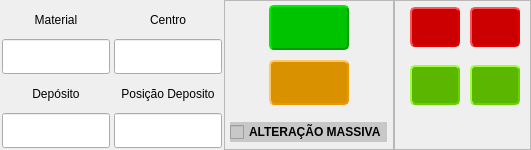
                      <widget class="QWidget" name="widget_11" native="true">
                       <property name="sizePolicy">
                        <sizepolicy hsizetype="Preferred" vsizetype="Expanding">
                         <horstretch>0</horstretch>
                         <verstretch>0</verstretch>
                        </sizepolicy>
                       </property>
                       <property name="minimumSize">
                        <size>
                         <width>0</width>
                         <height>150</height>
                        </size>
                       </property>
                       <property name="maximumSize">
                        <size>
                         <width>16777215</width>
                         <height>150</height>
                        </size>
                       </property>
                       <property name="styleSheet">
                        <string notr="true"/>
                       </property>
                       <layout class="QGridLayout" name="gridLayout_4">
                        <property name="leftMargin">
                         <number>0</number>
                        </property>
                        <property name="topMargin">
                         <number>0</number>
                        </property>
                        <property name="rightMargin">
                         <number>0</number>
                        </property>
                        <property name="bottomMargin">
                         <number>0</number>
                        </property>
                        <property name="spacing">
                         <number>0</number>
                        </property>
                        <item row="0" column="2" alignment="Qt::AlignHCenter">
                         <widget class="QFrame" name="frame_19">
                          <property name="frameShape">
                           <enum>QFrame::StyledPanel</enum>
                          </property>
                          <property name="frameShadow">
                           <enum>QFrame::Raised</enum>
                          </property>
                          <layout class="QGridLayout" name="gridLayout">
                           <property name="leftMargin">
                            <number>15</number>
                           </property>
                           <property name="topMargin">
                            <number>4</number>
                           </property>
                           <property name="rightMargin">
                            <number>10</number>
                           </property>
                           <property name="bottomMargin">
                            <number>41</number>
                           </property>
                           <property name="horizontalSpacing">
                            <number>10</number>
                           </property>
                           <property name="verticalSpacing">
                            <number>16</number>
                           </property>
                           <item row="2" column="1">
                            <widget class="QPushButton" name="alt_loc_btn_exp_excel">
                             <property name="sizePolicy">
                              <sizepolicy hsizetype="Expanding" vsizetype="Expanding">
                               <horstretch>0</horstretch>
                               <verstretch>0</verstretch>
                              </sizepolicy>
                             </property>
                             <property name="minimumSize">
                              <size>
                               <width>50</width>
                               <height>40</height>
                              </size>
                             </property>
                             <property name="maximumSize">
                              <size>
                               <width>50</width>
                               <height>40</height>
                              </size>
                             </property>
                             <property name="font">
                              <font>
                               <pointsize>-1</pointsize>
                               <italic>false</italic>
                               <bold>true</bold>
                              </font>
                             </property>
                             <property name="cursor">
                              <cursorShape>PointingHandCursor</cursorShape>
                             </property>
                             <property name="toolTip">
                              <string>&lt;html&gt;&lt;head/&gt;&lt;body&gt;&lt;p&gt;Exportar Excel &lt;span style=&quot; color:#e30000;&quot;&gt;(Ctrl+Alt+e)&lt;/span&gt;&lt;/p&gt;&lt;/body&gt;&lt;/html&gt;</string>
                             </property>
                             <property name="layoutDirection">
                              <enum>Qt::RightToLeft</enum>
                             </property>
                             <property name="styleSheet">
                              <string notr="true">#alt_loc_btn_exp_excel{	
	background-color: rgb(91, 182, 0);
    border-style: outset;
    border-width: 2px;
    border-radius: 5px; 
    border-color: rgb(105, 209, 0);
    font: bold 14px;		
	text-align: center;
	color: rgb(255, 255, 255);
}
#alt_loc_btn_exp_excel::hover {
    background-color: rgb(105, 209, 0);
    border-style: inset;
}
#alt_loc_btn_exp_excel::pressed {
    background-color: rgb(105, 209, 0);
    border-style: inset;
}

</string>
                             </property>
                             <property name="text">
                              <string/>
                             </property>
                             <property name="icon">
                              <iconset resource="../assets/icons/icons_alt_regras.qrc">
                               <normaloff>:/assets.icons_alt_regras/export-excel.png</normaloff>:/assets.icons_alt_regras/export-excel.png</iconset>
                             </property>
                             <property name="iconSize">
                              <size>
                               <width>30</width>
                               <height>30</height>
                              </size>
                             </property>
                            </widget>
                           </item>
                           <item row="2" column="0">
                            <widget class="QPushButton" name="alt_loc_btn_imp_excel">
                             <property name="minimumSize">
                              <size>
                               <width>50</width>
                               <height>40</height>
                              </size>
                             </property>
                             <property name="maximumSize">
                              <size>
                               <width>50</width>
                               <height>40</height>
                              </size>
                             </property>
                             <property name="font">
                              <font>
                               <pointsize>-1</pointsize>
                               <italic>false</italic>
                               <bold>true</bold>
                              </font>
                             </property>
                             <property name="cursor">
                              <cursorShape>PointingHandCursor</cursorShape>
                             </property>
                             <property name="toolTip">
                              <string>&lt;html&gt;&lt;head/&gt;&lt;body&gt;&lt;p&gt;Importar Excel&lt;span style=&quot; color:#e30000;&quot;&gt; (Ctrl+e)&lt;/span&gt;&lt;/p&gt;&lt;/body&gt;&lt;/html&gt;</string>
                             </property>
                             <property name="styleSheet">
                              <string notr="true">#alt_loc_btn_imp_excel{	
	background-color: rgb(91, 182, 0);
    border-style: outset;
    border-width: 2px;
    border-radius: 5px; 
    border-color: rgb(105, 209, 0);
    font: bold 14px;		
	text-align: center;
	color: rgb(255, 255, 255);
}
#alt_loc_btn_imp_excel::hover {
    background-color: rgb(105, 209, 0);
    border-style: inset;
}
#alt_loc_btn_imp_excel::pressed {
    background-color: rgb(105, 209, 0);
    border-style: inset;
}

</string>
                             </property>
                             <property name="text">
                              <string/>
                             </property>
                             <property name="icon">
                              <iconset resource="../assets/icons/icons_alt_regras.qrc">
                               <normaloff>:/assets.icons_alt_regras/ms-excel.png</normaloff>:/assets.icons_alt_regras/ms-excel.png</iconset>
                             </property>
                             <property name="iconSize">
                              <size>
                               <width>30</width>
                               <height>30</height>
                              </size>
                             </property>
                            </widget>
                           </item>
                           <item row="0" column="0">
                            <widget class="QPushButton" name="alt_loc_btn_excluir_linha">
                             <property name="minimumSize">
                              <size>
                               <width>50</width>
                               <height>40</height>
                              </size>
                             </property>
                             <property name="maximumSize">
                              <size>
                               <width>50</width>
                               <height>40</height>
                              </size>
                             </property>
                             <property name="font">
                              <font>
                               <pointsize>-1</pointsize>
                               <italic>false</italic>
                               <bold>true</bold>
                              </font>
                             </property>
                             <property name="cursor">
                              <cursorShape>PointingHandCursor</cursorShape>
                             </property>
                             <property name="toolTip">
                              <string>&lt;html&gt;&lt;head/&gt;&lt;body&gt;&lt;p&gt;Excluir Linha &lt;span style=&quot; color:#e30000;&quot;&gt;(Ctrl+-)&lt;/span&gt;&lt;/p&gt;&lt;/body&gt;&lt;/html&gt;</string>
                             </property>
                             <property name="styleSheet">
                              <string notr="true">#alt_loc_btn_excluir_linha{	
	background-color: rgb(204, 0, 0);
    border-style: outset;
    border-width: 2px;
    border-radius: 5px; 
    border-color: rgb(227, 0, 0);
    font: bold 14px;		
	text-align: center;
	color: rgb(255, 255, 255);
}
#alt_loc_btn_excluir_linha::hover {
    background-color: rgb(165, 0, 0);
    border-style: inset;
}
#alt_loc_btn_excluir_linha::pressed {
    background-color: rgb(165, 0, 0);
    border-style: inset;
}</string>
                             </property>
                             <property name="text">
                              <string/>
                             </property>
                             <property name="icon">
                              <iconset resource="../assets/icons/icons_alt_regras.qrc">
                               <normaloff>:/assets.icons_alt_regras/limpar-símbolo-60.png</normaloff>:/assets.icons_alt_regras/limpar-símbolo-60.png</iconset>
                             </property>
                             <property name="iconSize">
                              <size>
                               <width>30</width>
                               <height>30</height>
                              </size>
                             </property>
                            </widget>
                           </item>
                           <item row="0" column="1">
                            <widget class="QPushButton" name="alt_loc_btn_limpar_dados">
                             <property name="minimumSize">
                              <size>
                               <width>50</width>
                               <height>40</height>
                              </size>
                             </property>
                             <property name="maximumSize">
                              <size>
                               <width>50</width>
                               <height>40</height>
                              </size>
                             </property>
                             <property name="font">
                              <font>
                               <pointsize>-1</pointsize>
                               <italic>false</italic>
                               <bold>true</bold>
                              </font>
                             </property>
                             <property name="cursor">
                              <cursorShape>PointingHandCursor</cursorShape>
                             </property>
                             <property name="toolTip">
                              <string>&lt;html&gt;&lt;head/&gt;&lt;body&gt;&lt;p&gt;Limpar Lista Materiais &lt;span style=&quot; color:#e30000;&quot;&gt;(Ctrl+del)&lt;/span&gt;&lt;/p&gt;&lt;/body&gt;&lt;/html&gt;</string>
                             </property>
                             <property name="styleSheet">
                              <string notr="true">#alt_loc_btn_limpar_dados{	
	background-color: rgb(204, 0, 0);
    border-style: outset;
    border-width: 2px;
    border-radius: 5px; 
    border-color: rgb(227, 0, 0);
    font: bold 14px;		
	text-align: center;
	color: rgb(255, 255, 255);
}
#alt_loc_btn_limpar_dados::hover {
    background-color: rgb(165, 0, 0);
    border-style: inset;
}
#alt_loc_btn_limpar_dados::pressed {
    background-color: rgb(165, 0, 0);
    border-style: inset;
}</string>
                             </property>
                             <property name="text">
                              <string/>
                             </property>
                             <property name="icon">
                              <iconset resource="../assets/icons/icons_alt_regras.qrc">
                               <normaloff>:/assets.icons_alt_regras/icons8-apagar-para-sempre-64.png</normaloff>:/assets.icons_alt_regras/icons8-apagar-para-sempre-64.png</iconset>
                             </property>
                             <property name="iconSize">
                              <size>
                               <width>30</width>
                               <height>30</height>
                              </size>
                             </property>
                            </widget>
                           </item>
                          </layout>
                         </widget>
                        </item>
                        <item row="0" column="0">
                         <widget class="QWidget" name="widget" native="true">
                          <property name="sizePolicy">
                           <sizepolicy hsizetype="Preferred" vsizetype="Expanding">
                            <horstretch>0</horstretch>
                            <verstretch>0</verstretch>
                           </sizepolicy>
                          </property>
                          <property name="minimumSize">
                           <size>
                            <width>0</width>
                            <height>0</height>
                           </size>
                          </property>
                          <property name="maximumSize">
                           <size>
                            <width>16777215</width>
                            <height>16777215</height>
                           </size>
                          </property>
                          <property name="styleSheet">
                           <string notr="true"/>
                          </property>
                          <layout class="QGridLayout" name="gridLayout_2" rowstretch="0,0,0,0,0,0,0,0" columnstretch="0,0">
                           <property name="leftMargin">
                            <number>2</number>
                           </property>
                           <property name="topMargin">
                            <number>2</number>
                           </property>
                           <property name="rightMargin">
                            <number>2</number>
                           </property>
                           <property name="bottomMargin">
                            <number>2</number>
                           </property>
                           <property name="horizontalSpacing">
                            <number>4</number>
                           </property>
                           <property name="verticalSpacing">
                            <number>2</number>
                           </property>
                           <item row="0" column="1">
                            <widget class="QLabel" name="label_7">
                             <property name="minimumSize">
                              <size>
                               <width>0</width>
                               <height>30</height>
                              </size>
                             </property>
                             <property name="text">
                              <string>Centro</string>
                             </property>
                             <property name="alignment">
                              <set>Qt::AlignCenter</set>
                             </property>
                             <property name="wordWrap">
                              <bool>false</bool>
                             </property>
                            </widget>
                           </item>
                           <item row="2" column="0">
                            <widget class="QLabel" name="label_12">
                             <property name="minimumSize">
                              <size>
                               <width>0</width>
                               <height>30</height>
                              </size>
                             </property>
                             <property name="text">
                              <string>Depósito</string>
                             </property>
                             <property name="alignment">
                              <set>Qt::AlignCenter</set>
                             </property>
                             <property name="wordWrap">
                              <bool>false</bool>
                             </property>
                            </widget>
                           </item>
                           <item row="0" column="0">
                            <widget class="QLabel" name="label_4">
                             <property name="minimumSize">
                              <size>
                               <width>0</width>
                               <height>30</height>
                              </size>
                             </property>
                             <property name="text">
                              <string>Material</string>
                             </property>
                             <property name="alignment">
                              <set>Qt::AlignCenter</set>
                             </property>
                             <property name="wordWrap">
                              <bool>false</bool>
                             </property>
                            </widget>
                           </item>
                           <item row="1" column="1" alignment="Qt::AlignTop">
                            <widget class="QLineEdit" name="alt_loc_txt_cen">
                             <property name="minimumSize">
                              <size>
                               <width>80</width>
                               <height>35</height>
                              </size>
                             </property>
                             <property name="maximumSize">
                              <size>
                               <width>16777215</width>
                               <height>35</height>
                              </size>
                             </property>
                             <property name="maxLength">
                              <number>4</number>
                             </property>
                            </widget>
                           </item>
                           <item row="1" column="0" alignment="Qt::AlignTop">
                            <widget class="QLineEdit" name="alt_loc_txt_mat">
                             <property name="minimumSize">
                              <size>
                               <width>80</width>
                               <height>35</height>
                              </size>
                             </property>
                             <property name="maximumSize">
                              <size>
                               <width>16777215</width>
                               <height>35</height>
                              </size>
                             </property>
                             <property name="maxLength">
                              <number>8</number>
                             </property>
                            </widget>
                           </item>
                           <item row="2" column="1">
                            <widget class="QLabel" name="label_10">
                             <property name="minimumSize">
                              <size>
                               <width>0</width>
                               <height>30</height>
                              </size>
                             </property>
                             <property name="text">
                              <string>Posição Deposito</string>
                             </property>
                             <property name="alignment">
                              <set>Qt::AlignCenter</set>
                             </property>
                             <property name="wordWrap">
                              <bool>false</bool>
                             </property>
                            </widget>
                           </item>
                           <item row="7" column="1">
                            <widget class="QLineEdit" name="alt_loc_txt_pos_local">
                             <property name="minimumSize">
                              <size>
                               <width>80</width>
                               <height>35</height>
                              </size>
                             </property>
                             <property name="maximumSize">
                              <size>
                               <width>16777215</width>
                               <height>35</height>
                              </size>
                             </property>
                             <property name="maxLength">
                              <number>10</number>
                             </property>
                            </widget>
                           </item>
                           <item row="7" column="0">
                            <widget class="QLineEdit" name="alt_loc_txt_dep">
                             <property name="minimumSize">
                              <size>
                               <width>80</width>
                               <height>35</height>
                              </size>
                             </property>
                             <property name="maximumSize">
                              <size>
                               <width>16777215</width>
                               <height>35</height>
                              </size>
                             </property>
                             <property name="maxLength">
                              <number>4</number>
                             </property>
                            </widget>
                           </item>
                          </layout>
                         </widget>
                        </item>
                        <item row="0" column="1">
                         <widget class="QFrame" name="frame_4">
                          <property name="minimumSize">
                           <size>
                            <width>170</width>
                            <height>0</height>
                           </size>
                          </property>
                          <property name="styleSheet">
                           <string notr="true"/>
                          </property>
                          <property name="frameShape">
                           <enum>QFrame::StyledPanel</enum>
                          </property>
                          <property name="frameShadow">
                           <enum>QFrame::Raised</enum>
                          </property>
                          <layout class="QGridLayout" name="gridLayout_6">
                           <property name="leftMargin">
                            <number>0</number>
                           </property>
                           <property name="topMargin">
                            <number>4</number>
                           </property>
                           <property name="rightMargin">
                            <number>0</number>
                           </property>
                           <property name="bottomMargin">
                            <number>0</number>
                           </property>
                           <property name="verticalSpacing">
                            <number>10</number>
                           </property>
                           <item row="0" column="1" alignment="Qt::AlignHCenter|Qt::AlignBottom">
                            <widget class="QPushButton" name="alt_loc_btn_alt_dados">
                             <property name="sizePolicy">
                              <sizepolicy hsizetype="Expanding" vsizetype="Expanding">
                               <horstretch>0</horstretch>
                               <verstretch>0</verstretch>
                              </sizepolicy>
                             </property>
                             <property name="minimumSize">
                              <size>
                               <width>80</width>
                               <height>45</height>
                              </size>
                             </property>
                             <property name="maximumSize">
                              <size>
                               <width>45</width>
                               <height>16777215</height>
                              </size>
                             </property>
                             <property name="font">
                              <font>
                               <pointsize>-1</pointsize>
                               <italic>false</italic>
                               <bold>true</bold>
                              </font>
                             </property>
                             <property name="cursor">
                              <cursorShape>PointingHandCursor</cursorShape>
                             </property>
                             <property name="toolTip">
                              <string>&lt;html&gt;&lt;head/&gt;&lt;body&gt;&lt;p&gt;Alterar Dados SAP&lt;/p&gt;&lt;/body&gt;&lt;/html&gt;</string>
                             </property>
                             <property name="layoutDirection">
                              <enum>Qt::RightToLeft</enum>
                             </property>
                             <property name="styleSheet">
                              <string notr="true">#alt_loc_btn_alt_dados{	
	background-color: rgb(0, 195, 0);
    border-style: outset;
    border-width: 2px;
    border-radius: 5px; 
    border-color: rgb(0, 158, 0);
    font: bold 14px;		
	text-align: center;
	color: rgb(255, 255, 255);
}
#alt_loc_btn_alt_dados::hover {
    background-color: rgb(0, 220, 0);
    border-style: inset;
}
#alt_loc_btn_alt_dados::pressed {
    background-color: rgb(0, 220, 0);
    border-style: inset;
}

</string>
                             </property>
                             <property name="text">
                              <string/>
                             </property>
                             <property name="icon">
                              <iconset resource="../assets/icons/icons_alt_regras.qrc">
                               <normaloff>:/assets.icons_alt_regras/sap_color.png</normaloff>:/assets.icons_alt_regras/sap_color.png</iconset>
                             </property>
                             <property name="iconSize">
                              <size>
                               <width>40</width>
                               <height>40</height>
                              </size>
                             </property>
                            </widget>
                           </item>
                           <item row="1" column="1" alignment="Qt::AlignHCenter|Qt::AlignVCenter">
                            <widget class="QPushButton" name="alt_loc_btn_incluir">
                             <property name="minimumSize">
                              <size>
                               <width>80</width>
                               <height>45</height>
                              </size>
                             </property>
                             <property name="maximumSize">
                              <size>
                               <width>45</width>
                               <height>16777215</height>
                              </size>
                             </property>
                             <property name="font">
                              <font>
                               <pointsize>-1</pointsize>
                               <italic>false</italic>
                               <bold>true</bold>
                              </font>
                             </property>
                             <property name="cursor">
                              <cursorShape>PointingHandCursor</cursorShape>
                             </property>
                             <property name="toolTip">
                              <string>&lt;html&gt;&lt;head/&gt;&lt;body&gt;&lt;p&gt;Incluir Item Alteração Massiva&lt;/p&gt;&lt;/body&gt;&lt;/html&gt;</string>
                             </property>
                             <property name="whatsThis">
                              <string>&lt;html&gt;&lt;head/&gt;&lt;body&gt;&lt;p&gt;&lt;br/&gt;&lt;/p&gt;&lt;/body&gt;&lt;/html&gt;</string>
                             </property>
                             <property name="styleSheet">
                              <string notr="true">#alt_loc_btn_incluir{	
	background-color: rgb(218, 145, 0);
    border-style: outset;
    border-width: 2px;
    border-radius: 5px; 
    border-color: rgb(235, 153, 0);
    font: bold 14px;		
	text-align: center;
	color: rgb(255, 255, 255);
}
#alt_loc_btn_incluir::hover {
    background-color: rgb(186, 121, 0);
    border-style: inset;
}
#alt_loc_btn_incluir::pressed {
    background-color: rgb(186, 121, 0);
    border-style: inset;
}</string>
                             </property>
                             <property name="text">
                              <string/>
                             </property>
                             <property name="icon">
                              <iconset resource="../assets/icons/icons_alt_regras.qrc">
                               <normaloff>:/assets.icons_alt_regras/inserir-tabela-60.png</normaloff>:/assets.icons_alt_regras/inserir-tabela-60.png</iconset>
                             </property>
                             <property name="iconSize">
                              <size>
                               <width>30</width>
                               <height>30</height>
                              </size>
                             </property>
                             <property name="checkable">
                              <bool>true</bool>
                             </property>
                            </widget>
                           </item>
                           <item row="2" column="1" alignment="Qt::AlignHCenter|Qt::AlignVCenter">
                            <widget class="QCheckBox" name="alt_loc_chcb_alt_massiva">
                             <property name="cursor">
                              <cursorShape>PointingHandCursor</cursorShape>
                             </property>
                             <property name="autoFillBackground">
                              <bool>false</bool>
                             </property>
                             <property name="styleSheet">
                              <string notr="true">background-color: rgb(200, 200, 200);
font: bold 12px;</string>
                             </property>
                             <property name="text">
                              <string>ALTERAÇÃO MASSIVA</string>
                             </property>
                             <property name="checked">
                              <bool>false</bool>
                             </property>
                            </widget>
                           </item>
                          </layout>
                         </widget>
                        </item>
                       </layout>
                      </widget>
